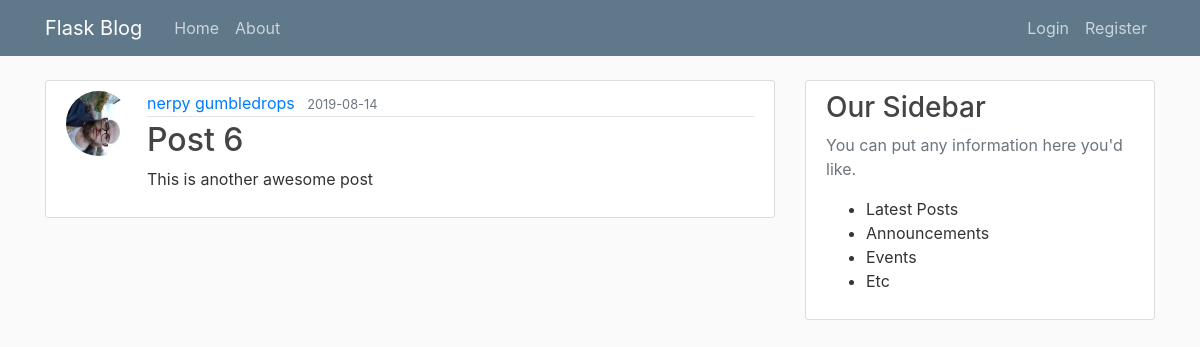
Page /post/7 on the committed database.
### flaskblog/models.py (models this page shows, shortened)
class User(db.Model, UserMixin):
    id = db.Column(db.Integer, primary_key=True)
    username = db.Column(db.String(20), unique=True, nullable=False)
    email = db.Column(db.String(120), unique=True, nullable=False)
    image_file = db.Column(db.String(20), nullable=False, default='default.jpg')
    password = db.Column(db.String(60), nullable=False)
    posts = db.relationship('Post', backref='author', lazy=True)

class Post(db.Model):
    id = db.Column(db.Integer, primary_key=True)
    title = db.Column(db.String(100), nullable=False)
    date_posted = db.Column(db.DateTime, nullable=False, default=datetime.utcnow)
    content = db.Column(db.Text, nullable=False)
    user_id = db.Column(db.Integer, db.ForeignKey('user.id'), nullable=False)

### flaskblog/routes.py (the view)
@app.route("/post/<int:post_id>")
def post(post_id):
    post = Post.query.get_or_404(post_id)
    return render_template('post.html', title=post.title, post=post)

### flaskblog/templates/post.html (shortened to what this page needs)
{% extends 'base.html' %}
{% block content %}
<article class="media content-section">
    <img class="rounded-circle article-img"
        src="{{ url_for('static', filename='profile_pics/' + post.author.image_file) }}">
    <div class="media-body">
        <div class="article-metadata">
            <a class="mr-2" href="#">{{ post.author.username }}</a>
            <small class="text-muted">{{ post.date_posted.strftime('%Y-%m-%d') }}</small>
        </div>
        <h2 class="article-title">{{ post.title }}</h2>
        <p class="article-content">{{ post.content }}</p>
    </div>
</article>
{% endblock content %}

### flaskblog/static/main.css (style rules this page uses)
body { background: #fafafa; color: #333333; margin-top: 5rem; }
h1, h2, h3, h4, h5, h6 { color: #444444; }
.content-section { background: #ffffff; padding: 10px 20px; border: 1px solid #dddddd; border-radius: 3px; margin-bottom: 20px; }
.article-title { color: #444444; }
.article-content { white-space: pre-line; }
.article-img { height: 65px; width: 65px; margin-right: 16px; }
.article-metadata { padding-bottom: 1px; margin-bottom: 4px; border-bottom: 1px solid #e3e3e3 }

### rows in the picture
User: image_file (picture), author.username "nerpy gumbledrops"
Post: date_posted "2019-08-14", title "Post 6", content "This is another awesome post"
